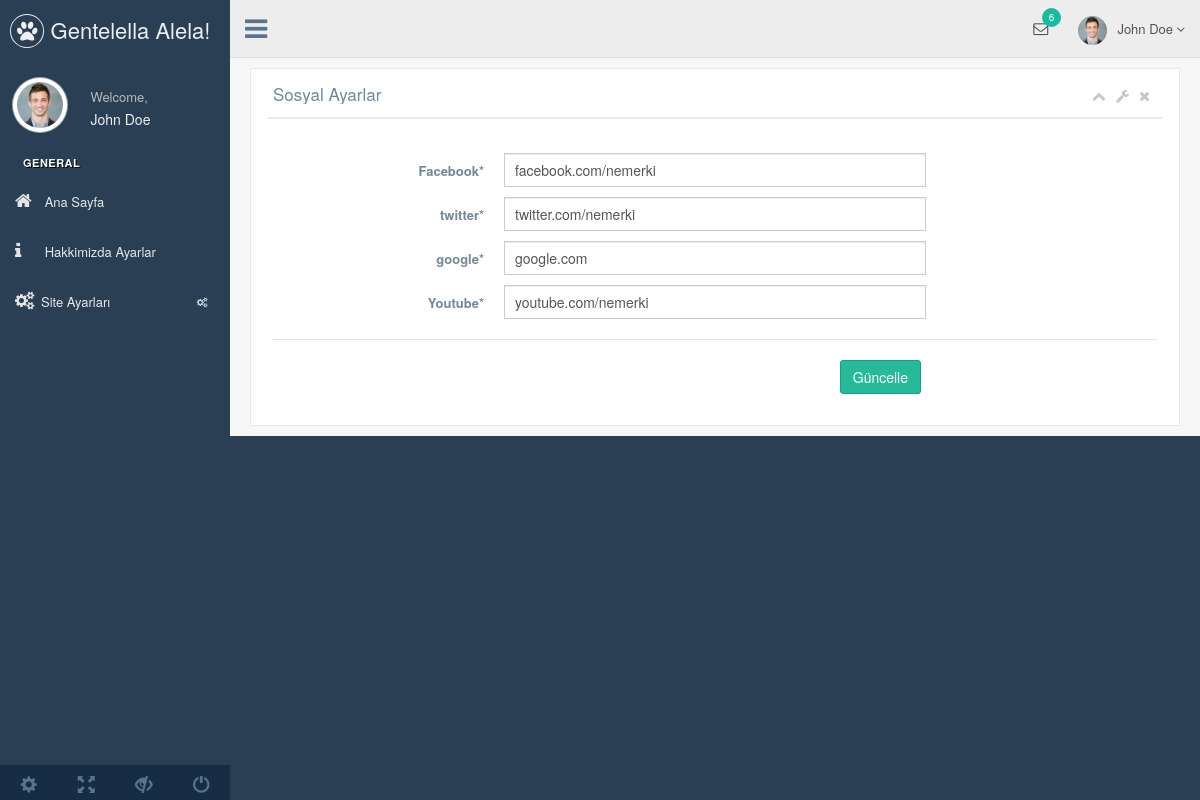
/nedmin/production/sosyal-ayar.php, run on the app's committed database.
### tables this page shows
CREATE TABLE `ayar` (
  `ayar_id` int(11) NOT NULL,
  `ayar_logo` varchar(255) NOT NULL,
  `ayar_tittle` varchar(255) NOT NULL,
  `ayar_description` varchar(255) NOT NULL,
  `ayar_keywords` varchar(255) NOT NULL,
  `ayar_author` varchar(255) NOT NULL,
  `ayar_tel` varchar(50) NOT NULL,
  `ayar_gsm` varchar(50) NOT NULL,
  `ayar_faks` varchar(50) NOT NULL,
  `ayar_mail` varchar(50) NOT NULL,
  `ayar_ilce` varchar(50) NOT NULL,
  `ayar_il` varchar(50) NOT NULL,
  `ayar_adres` varchar(255) NOT NULL,
  `ayar_mesai` varchar(255) NOT NULL,
  `ayar_maps` varchar(255) NOT NULL,
  `ayar_analystic` varchar(50) NOT NULL,
  `ayar_zopim` varchar(255) NOT NULL,
  `ayar_facebook` varchar(255) NOT NULL,
  `ayar_twitter` varchar(255) NOT NULL,
  `ayar_google` varchar(255) NOT NULL,
  `ayar_youtube` varchar(255) NOT NULL,
  `ayar_smtphost` varchar(50) NOT NULL,
  `ayar_smtpuser` varchar(50) NOT NULL,
  `ayar_smtppassword` varchar(50) NOT NULL,
  `ayar_smtpport` varchar(50) NOT NULL,
  `ayar_bakim` enum('0','1') NOT NULL DEFAULT '1'
);

### nedmin/production/sosyal-ayar.php (the view, shortened to what this page needs)
<?php include 'header.php'
?>
<div class="right_col" role="main">
  <div class="">
    <div class="row">
      <div class="col-md-12 col-sm-12 col-xs-12">
        <div class="x_panel">
          <div class="x_title">
            <h2>Sosyal Ayarlar </h2>
            <ul class="nav navbar-right panel_toolbox">
              <li><a class="collapse-link"><i class="fa fa-chevron-up"></i></a>
              </li>
              <li class="dropdown">
                <a href="#" class="dropdown-toggle" data-toggle="dropdown" role="button" aria-expanded="false"><i class="fa fa-wrench"></i></a>
              </li>
              <li><a class="close-link"><i class="fa fa-close"></i></a>
              </li>
            </ul>
            <div class="clearfix"></div>
          </div>
          <div class="x_content">
            <br />
            <form action="../netting/islem.php" method="POST" id="demo-form2" data-parsley-validate class="form-horizontal form-label-left">
              <div class="form-group">
                <label class="control-label col-md-3 col-sm-3 col-xs-12" for="first-name">Facebook<span class="required">*</span>
                </label>
                <div class="col-md-6 col-sm-6 col-xs-12">
                  <input type="text" value="<?php echo $ayarcek['ayar_facebook'] ?>" name="ayar_facebook" id="first-name" required="required" class="form-control col-md-7 col-xs-12">
                </div>
              </div>
              <div class="form-group">
                <label class="control-label col-md-3 col-sm-3 col-xs-12" for="first-name">twitter<span class="required">*</span>
                </label>
                <div class="col-md-6 col-sm-6 col-xs-12">
                  <input type="text" name="ayar_twitter" value="<?php echo $ayarcek['ayar_twitter'] ?>" id="first-name" required="required" class="form-control col-md-7 col-xs-12">
                </div>
              </div>
              <div class="form-group">
                <label class="control-label col-md-3 col-sm-3 col-xs-12" for="first-name">google<span class="required">*</span>
                </label>
                <div class="col-md-6 col-sm-6 col-xs-12">
                  <input type="text" name="ayar_google" value="<?php echo $ayarcek['ayar_google'] ?>" id="first-name" required="required" class="form-control col-md-7 col-xs-12">
                </div>
              </div>
              <div class="form-group">
                <label class="control-label col-md-3 col-sm-3 col-xs-12" for="first-name">Youtube<span class="required">*</span>
                </label>
                <div class="col-md-6 col-sm-6 col-xs-12">
                  <input type="text" name="ayar_youtube" value="<?php echo $ayarcek['ayar_youtube'] ?>" id="first-name" required="required" class="form-control col-md-7 col-xs-12">
                </div>
              </div>
              <div class="ln_solid"></div>
              <div class="form-group">
                <div align="right" class="col-md-6 col-sm-6 col-xs-12 col-md-offset-3">
                  <button type="submit" name="sosyalayarkaydet" class="btn btn-success">Güncelle</button>
                </div>
              </div>
            </form>
          </div>
        </div>
      </div>
    </div>

### data on the page
ayar: ayar_facebook "facebook.com/nemerki", ayar_twitter "twitter.com/nemerki", ayar_google "google.com", ayar_youtube "youtube.com/nemerki"
